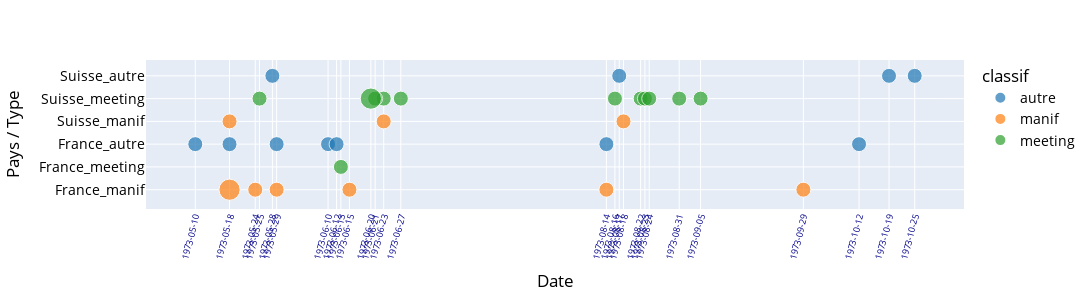

Write notebook code for a chart like this one.
### Code cell
### Use a different plotting library: Plotly Express
# Observe the default behaviour of the library


fig = px.scatter(g_q2.sort_values(by='p_c'), x='date_debut', y=['p_c'], size='effectif', size_max=15, color='classif', hover_data=['date_debut', 'effectif'],
             color_discrete_sequence=px.colors.qualitative.D3)


fig.update_layout(
    autosize=False,
    width=1500,
    height=300,
    xaxis_title="Date", yaxis_title="Pays / Type",
    font=dict(
        size=14,  # Set the font size here
        color="Black"
    )
)

xtk = g_q2.date_debut.to_list()

fig.update_xaxes(tickangle=-75,
                 tickmode = 'array',
                 tickvals = xtk,
                 ticktext= xtk,
    tickfont=dict(
                       size=9,  # Set the font size here
        color="DarkBlue"
    ))

fig.update_yaxes(categoryorder='array', categoryarray= ['France_manif', 'France_meeting', 'France_autre', 'Suisse_manif', 'Suisse_meeting', 'Suisse_autre'])
#fig.write_image("pictures/evenements_par_pays_type_et_date.jpg")
fig.show()

### Figure 1 — Plotly figure (JSON) as saved in the notebook; plotly's stock layout.template omitted (floating-point values rounded to 4 significant figures)
{"data": [{"customdata": [[1], [1], [1], [1], [1], [1], [1], [1], [1], [1], [1]], "hovertemplate": "classif=autre<br>date_debut=%{x}<br>value=%{y}<br>effectif=%{customdata[0]}<extra></extra>", "legendgroup": "autre", "marker": {"color": "#1F77B4", "size": [1, 1, 1, 1, 1, 1, 1, 1, 1, 1, 1], "sizemode": "area", "sizeref": 0.008889, "symbol": "circle"}, "mode": "markers", "name": "autre", "orientation": "v", "showlegend": true, "type": "scatter", "x": ["1973-05-10", "1973-05-18", "1973-10-12", "1973-05-29", "1973-06-10", "1973-06-12", "1973-08-14", "1973-08-17", "1973-10-25", "1973-05-28", "1973-10-19"], "xaxis": "x", "y": ["France_autre", "France_autre", "France_autre", "France_autre", "France_autre", "France_autre", "France_autre", "Suisse_autre", "Suisse_autre", "Suisse_autre", "Suisse_autre"], "yaxis": "y"}, {"customdata": [[2], [1], [1], [1], [1], [1], [1], [1], [1]], "hovertemplate": "classif=manif<br>date_debut=%{x}<br>value=%{y}<br>effectif=%{customdata[0]}<extra></extra>", "legendgroup": "manif", "marker": {"color": "#FF7F0E", "size": [2, 1, 1, 1, 1, 1, 1, 1, 1], "sizemode": "area", "sizeref": 0.008889, "symbol": "circle"}, "mode": "markers", "name": "manif", "orientation": "v", "showlegend": true, "type": "scatter", "x": ["1973-05-18", "1973-05-24", "1973-09-29", "1973-05-29", "1973-06-15", "1973-08-14", "1973-08-18", "1973-05-18", "1973-06-23"], "xaxis": "x", "y": ["France_manif", "France_manif", "France_manif", "France_manif", "France_manif", "France_manif", "Suisse_manif", "Suisse_manif", "Suisse_manif"], "yaxis": "y"}, {"customdata": [[1], [1], [1], [1], [2], [1], [1], [1], [1], [1], [1], [1]], "hovertemplate": "classif=meeting<br>date_debut=%{x}<br>value=%{y}<br>effectif=%{customdata[0]}<extra></extra>", "legendgroup": "meeting", "marker": {"color": "#2CA02C", "size": [1, 1, 1, 1, 2, 1, 1, 1, 1, 1, 1, 1], "sizemode": "area", "sizeref": 0.008889, "symbol": "circle"}, "mode": "markers", "name": "meeting", "orientation": "v", "showlegend": true, "type": "scatter", "x": ["1973-06-13", "1973-06-23", "1973-06-27", "1973-06-21", "1973-06-20", "1973-08-16", "1973-08-22", "1973-08-23", "1973-08-24", "1973-08-31", "1973-09-05", "1973-05-25"], "xaxis": "x", "y": ["France_meeting", "Suisse_meeting", "Suisse_meeting", "Suisse_meeting", "Suisse_meeting", "Suisse_meeting", "Suisse_meeting", "Suisse_meeting", "Suisse_meeting", "Suisse_meeting", "Suisse_meeting", "Suisse_meeting"], "yaxis": "y"}], "layout": {"autosize": false, "font": {"color": "Black", "size": 14}, "height": 300, "legend": {"itemsizing": "constant", "title": {"text": "classif"}, "tracegroupgap": 0}, "margin": {"t": 60}, "width": 1500, "xaxis": {"anchor": "y", "domain": [0, 1], "tickangle": -75, "tickfont": {"color": "DarkBlue", "size": 9}, "tickmode": "array", "ticktext": ["1973-05-10", "1973-05-18", "1973-05-18", "1973-05-18", "1973-05-24", "1973-05-25", "1973-05-28", "1973-05-29", "1973-05-29", "1973-06-10", "1973-06-12", "1973-06-13", "1973-06-15", "1973-06-20", "1973-06-21", "1973-06-23", "1973-06-23", "1973-06-27", "1973-08-14", "1973-08-14", "1973-08-16", "1973-08-17", "1973-08-18", "1973-08-22", "1973-08-23", "1973-08-24", "1973-08-31", "1973-09-05", "1973-09-29", "1973-10-12", "1973-10-19", "1973-10-25"], "tickvals": ["1973-05-10", "1973-05-18", "1973-05-18", "1973-05-18", "1973-05-24", "1973-05-25", "1973-05-28", "1973-05-29", "1973-05-29", "1973-06-10", "1973-06-12", "1973-06-13", "1973-06-15", "1973-06-20", "1973-06-21", "1973-06-23", "1973-06-23", "1973-06-27", "1973-08-14", "1973-08-14", "1973-08-16", "1973-08-17", "1973-08-18", "1973-08-22", "1973-08-23", "1973-08-24", "1973-08-31", "1973-09-05", "1973-09-29", "1973-10-12", "1973-10-19", "1973-10-25"], "title": {"text": "Date"}}, "yaxis": {"anchor": "x", "categoryarray": ["France_manif", "France_meeting", "France_autre", "Suisse_manif", "Suisse_meeting", "Suisse_autre"], "categoryorder": "array", "domain": [0, 1], "title": {"text": "Pays / Type"}}}}
